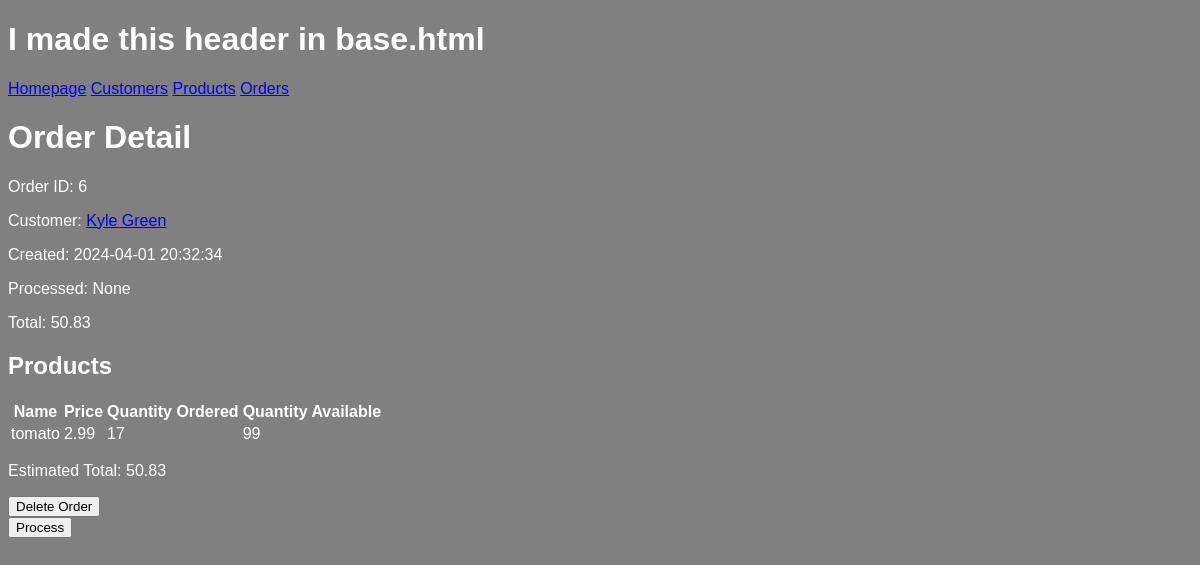
The app's page /order/6, older data.
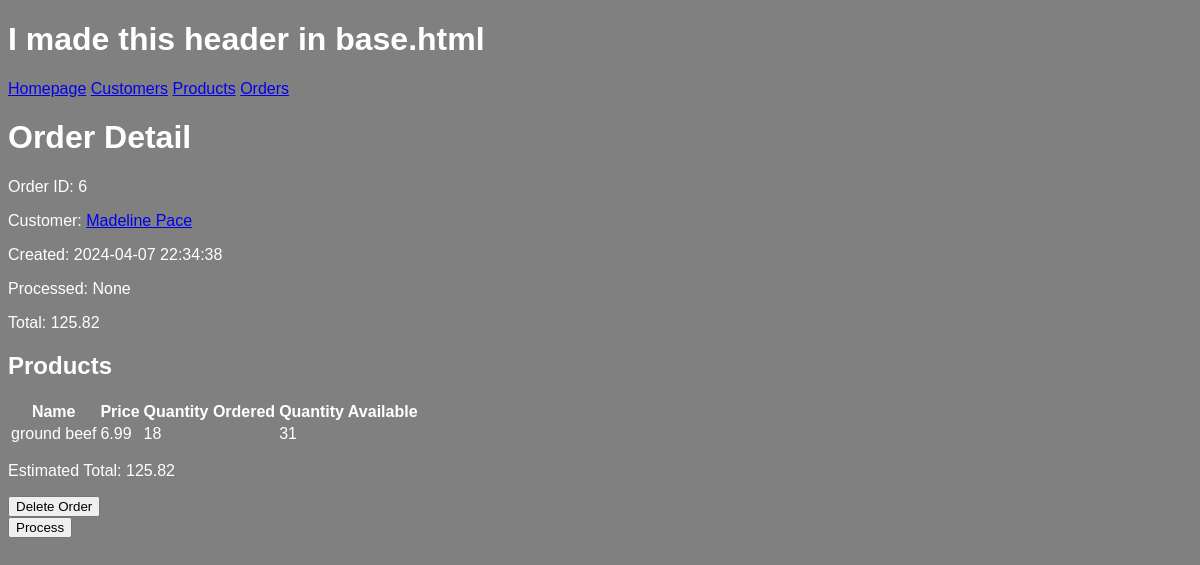
The same page, newer data.
### models.py (models this page shows, shortened)
class Customer(db.Model):
	id = mapped_column(Integer, primary_key=True)
	name = mapped_column(String(200), nullable=False, unique=True)
	phone = mapped_column(String(20), nullable=False)
	balance = mapped_column(DECIMAL(18, 2), nullable=False, default=0)
	orders = relationship("Order")

class Order(db.Model):
	id = mapped_column(Integer, primary_key=True)
	customer_id = mapped_column(Integer, ForeignKey('customer.id'), nullable=False)
	total = mapped_column(DECIMAL(18, 2), nullable=False, default=0)
	created = mapped_column(DateTime, nullable=False, default=func.now())
	processed = mapped_column(DateTime, nullable=True, default=None)
	customer = relationship("Customer", back_populates="orders")
	items = relationship("ProductOrder", cascade="all, delete-orphan")
	def calculate_total(self):
		total = 0
		for item in self.items:
			total += item.product.price * item.quantity
		self.total = total
		return round(self.total, 2)

class ProductOrder(db.Model):
	id = mapped_column(Integer, primary_key=True)
	order_id = mapped_column(Integer, ForeignKey(Order.id), nullable=False)
	product_id = mapped_column(Integer, ForeignKey(Product.id), nullable=False)
	quantity = mapped_column(Integer, nullable=False)
	product = relationship("Product")
	order = relationship("Order", back_populates="items")

class Product(db.Model):
	id = mapped_column(Integer, primary_key=True)
	name = mapped_column(String(200), nullable=False, unique=True)
	price = mapped_column(DECIMAL(18, 2), nullable=False)
	available = mapped_column(Integer, nullable=False, default=0)

### routes/html.py (the view)
@html_bp.route("/order/<int:order_id>")
def order_detail(order_id):
    order = Order.query.get(order_id)
    if not order:
        return "Order not found", 404
    estimated_total = order.calculate_total()
    return render_template("order_detail.html", order=order, estimated_total=estimated_total)

### templates/order_detail.html
{% extends "base.html" %}
{% block content %}
<h1>Order Detail</h1>
<p>Order ID: {{ order.id }}</p>
<p>Customer: <a href="/customer/{{ order.customer_id }}">{{ order.customer.name }}</a></p>
<p>Created: {{ order.created }}</p>
<p>Processed: {{ order.processed }}</p>
<p>Total: {{ order.total }}</p>
<h2>Products</h2>
<table>
  <tr>
    <th>Name</th>
    <th>Price</th>
    <th>Quantity Ordered</th>
    <th>Quantity Available</th>
  </tr>
  {% for item in order.items %}
  <tr>
    <td>{{ item.product.name }}</td>
    <td>{{ item.product.price }}</td>
    <td>{{ item.quantity }}</td>
    <td>{{ item.product.available }}</td>
  </tr>
  {% endfor %}
</table>
<p>Estimated Total: {{ estimated_total }}</p>
{% if not order.processed %}
<form action="{{ url_for('html.order_delete_web', order_id=order.id) }}" method="post">
    <button type="submit">Delete Order</button>
</form>
<form action="{{ url_for('html.order_process_web', order_id=order.id) }}" method="post">
    <button type="submit">Process</button>
</form>
 {% endif %}
{% endblock %}

Row changes from the older to the newer data that the page shows:
no longer on this page (row edited): Customer: customer.name "Kyle Green"
changed Order "None": created "2024-04-01 20:32:34" → "2024-04-07 22:34:38"; total "50.83" → "125.82"
now on this page (row unchanged): Customer: customer.name "Madeline Pace"
changed ProductOrder: product.name "tomato" → "ground beef"; product.price "2.99" → "6.99"; quantity "17" → "18"; product.available "99" → "31"
Text that changed along with them:
{{ estimated_total }}: "50.83" → "125.82"
